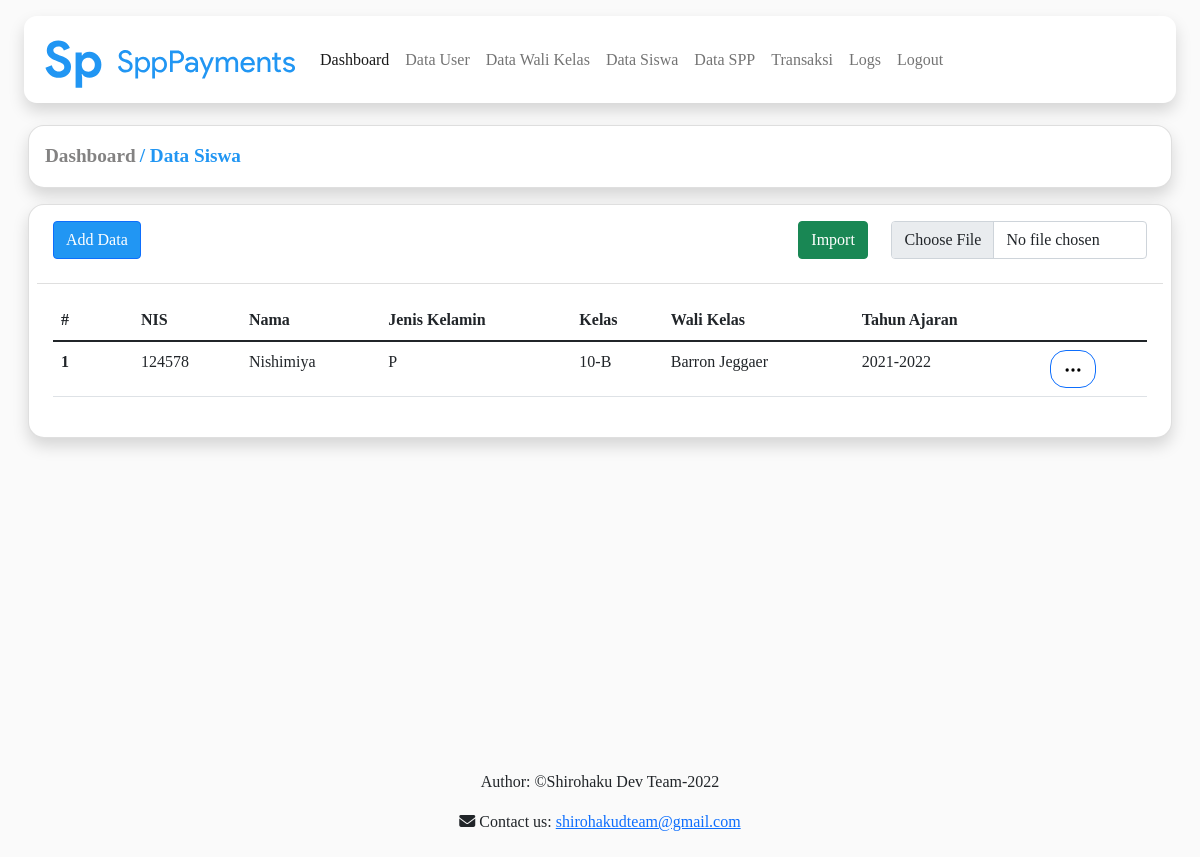
The app's page /src/show/showdatastudent.php?message=view (signed in) with its own data.
### tables this page shows
CREATE TABLE `student` (
  `nis` varchar(128) NOT NULL,
  `student_name` varchar(255) DEFAULT NULL,
  `jenis_kelamin` varchar(1) NOT NULL,
  `class` varchar(8) DEFAULT NULL,
  `periode` varchar(128) DEFAULT NULL
);

CREATE TABLE `wclass` (
  `class` varchar(8) NOT NULL,
  `fullname` varchar(255) DEFAULT NULL
);

### src/show/showdatastudent.php (the view, shortened to what this page needs)
<?php include "../header/header.php"; ?>
<div class="content-body" style="margin-top: 125px;">
        <div class="container-fluid">
		  <div class="card bg-white ms-3 me-3 shadow" style="border-radius: 16px;">
			<div class="card-body">
			  <div class="">
				<a href="../index/admin.php" class="" style="text-decoration: none; color: rgb(131, 130, 130); font-weight: bold; font-size: larger;">Dashboard</a>
				<a href="javascript:void(0)" class="" style="text-decoration: none; color: #2196f3; font-weight: bold; font-size: larger;">/ Data Siswa</a>
           	  </div>
			</div>
		  </div>
          <div class="row">
            <div class="col-lg-12">
              <div class="card bg-white p-2 m-3 shadow" style="border-radius: 16px;">
                <div class="card-header bg-white" style="border-top-left-radius: 16px; border-top-right-radius: 16px;">
                  <div class="mb-3">
                    <div class="row">
                      <div class="col-8">
                        <a href="../add/addstudent.php" class="btn btn-primary d-sm-inline-block d-none" style="background-color: #2196f3;">Add Data</a>
                      </div>
                      <div class="col-1">
                        <button type="button" class="btn btn-success" id="import-stud">Import</button>
                      </div>
                      <div class="col-3">
                        <form method="POST" action="../functions/studimport.php" enctype="multipart/form-data">
                          <div class="form-group">
                            <input class="form-control" type="file" id="formFile" name="file">
                          </div>
                        </form>
                      </div>
                    </div>
                  </div>
                </div>
                <div class="card-body">
                  <div class="table-responsive">
                    <table id="tablestud" class="table table-responsive-md">
                      <thead>
                        <tr>
                          <th style="width: 80px"><strong>#</strong></th>
                          <th><strong>NIS</strong></th>
                          <th><strong>Nama</strong></th>
                          <th><strong>Jenis Kelamin</strong></th>
                          <th><strong>Kelas</strong></th>
                          <th><strong>Wali Kelas</strong></th>
                          <th><strong>Tahun Ajaran</strong></th>
                          <th></th>
                        </tr>
                      </thead>
                      <tbody>
											<?php
												include "../connection/connection.php";
												$getData=mysqli_query($conn, "SELECT a.*, b.fullname FROM student as a inner join wclass as b on a.class = b.class order by class asc");
												$no=1;
												while($data = mysqli_fetch_array($getData)){
													echo "<tr>
                          <td><strong>$no</strong></td>
                          <td class='nis'>$data[nis]</td>
                          <td>$data[student_name]</td>
                          <td>$data[jenis_kelamin]</td>
                          <td>$data[class]</td>
                          <td>$data[fullname]</td>
                          <td>$data[periode]</td>
                          <td>
                            <div class='dropdown'>
                              <button type='button' class='btn btn-outline-primary light sharp' data-bs-toggle='dropdown' style='border-radius: 16px;'>
                                <svg width='20px' height='20px' viewbox='0 0 24 24' version='1.1'>
                                  <g stroke='none' stroke-width='1' fill='none' fill-rule='evenodd'>
                                    <rect x='0' y='0' width='24' height='24'></rect>
                                    <circle fill='#000000' cx='5' cy='12' r='2'></circle>
                                    <circle fill='#000000' cx='12' cy='12' r='2'></circle>
                                    <circle fill='#000000' cx='19' cy='12' r='2'></circle>
                                  </g>
                                </svg>
                              </button>
                              <div class='dropdown-menu shadow' style='border-radius: 16px;'>
                                <a class='dropdown-item' href='../edit/editstudent.php?nis=$data[nis]'>Edit</a>
                                <a class='dropdown-item delete-stud'>Delete</a>
                              </div>
                            </div>
                          </td>
                        </tr>";
                        $no++;
												}
											?>
                      </tbody>
                    </table>
                  </div>
                </div>
              </div>
            </div>
          </div>
        </div>
      </div>
<?php include "../footer/footer.php"; ?>

### records on screen
student: nis "124578", student_name "Nishimiya", jenis_kelamin "P", class "10-B", class.fullname "Barron Jeggaer", periode "2021-2022"
